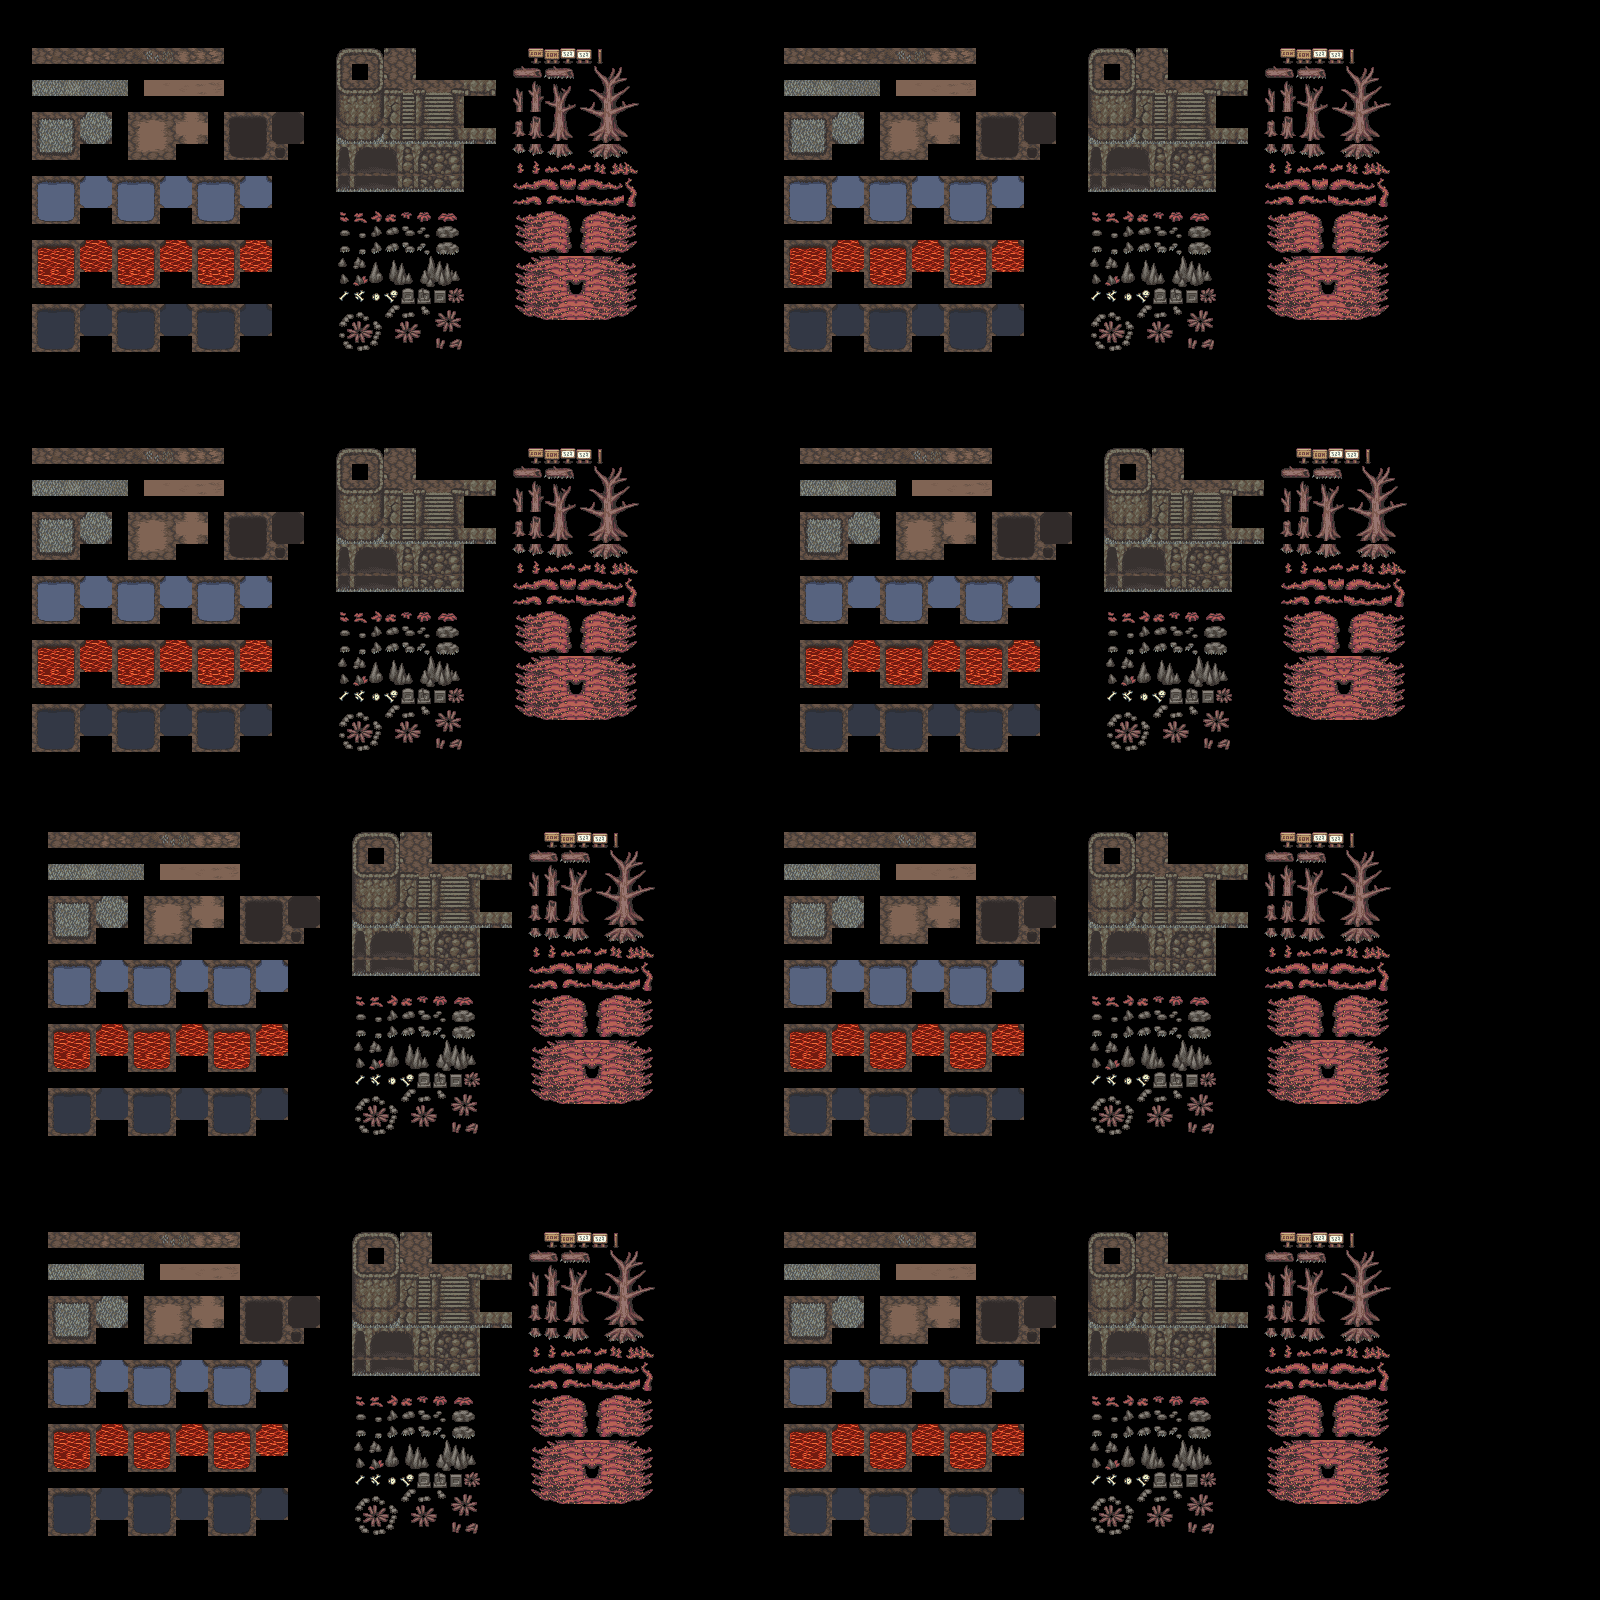

The image is a tile-based game level rendered from a .tmx file. Its description and source (layers, tilesets, objects; grid data summarised) follow:
An orthogonal 100x100 tile map with 16x16 px tiles, 1 tile layer (Calque de Tuiles 1).

<map version="1.4" tiledversion="1.4.2" orientation="orthogonal" renderorder="right-down" width="100" height="100" tilewidth="16" tileheight="16" infinite="0" nextlayerid="2" nextobjectid="1">
 <tileset firstgid="1" source="../tileset/ashlands_tileset.tsx" />
 <layer id="1" name="Calque de Tuiles 1" width="100" height="100">
  <data>[10000 cells, 6741 non-empty, 840 distinct tile ids]</data>
 </layer>
</map>